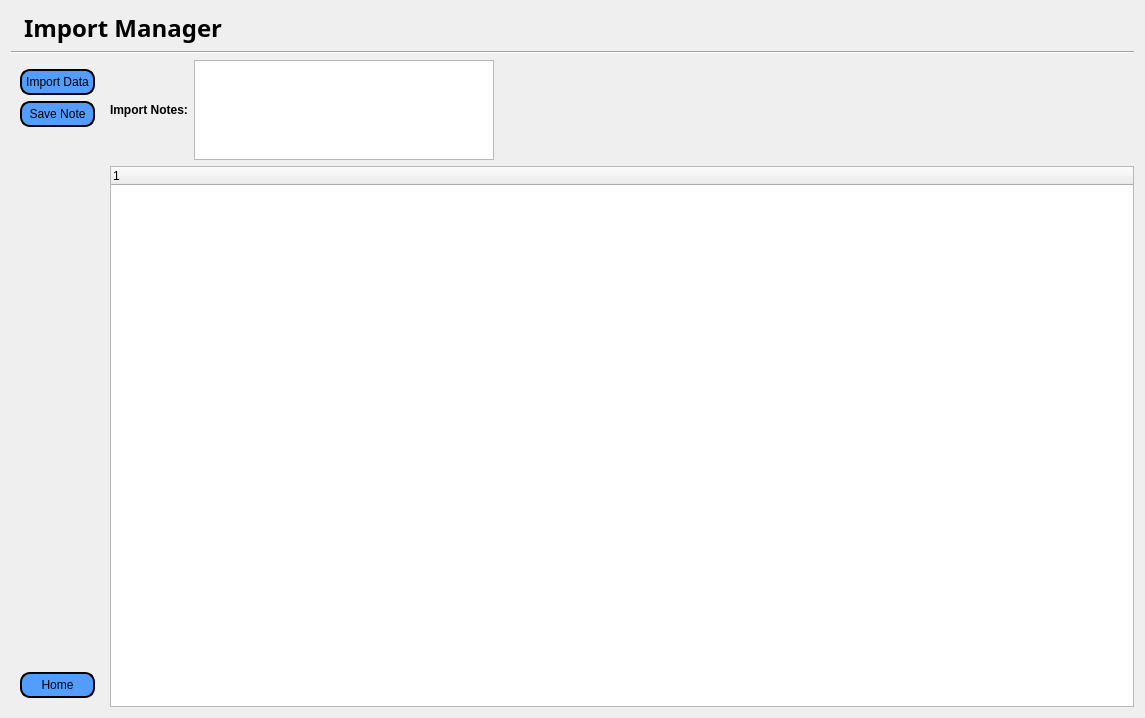
<?xml version="1.0" encoding="UTF-8"?>
<ui version="4.0">
 <class>Form</class>
 <widget class="QWidget" name="Form">
  <property name="geometry">
   <rect>
    <x>0</x>
    <y>0</y>
    <width>1145</width>
    <height>718</height>
   </rect>
  </property>
  <property name="windowTitle">
   <string>Form</string>
  </property>
  <layout class="QVBoxLayout" name="verticalLayout_2">
   <item>
    <layout class="QVBoxLayout" name="verticalLayout_3">
     <item>
      <layout class="QHBoxLayout" name="horizontalLayout">
       <item>
        <widget class="QLabel" name="label_ImportManagerImage">
         <property name="maximumSize">
          <size>
           <width>100</width>
           <height>100</height>
          </size>
         </property>
         <property name="text">
          <string/>
         </property>
         <property name="pixmap">
          <pixmap resource="../../images/icons_resource_file.qrc">:/button_icons/button_icons/Import.ico</pixmap>
         </property>
         <property name="scaledContents">
          <bool>true</bool>
         </property>
        </widget>
       </item>
       <item>
        <widget class="QLabel" name="label_ImportManager">
         <property name="font">
          <font>
           <family>Arial Black</family>
           <pointsize>18</pointsize>
           <weight>75</weight>
           <bold>true</bold>
          </font>
         </property>
         <property name="text">
          <string>Import Manager</string>
         </property>
        </widget>
       </item>
       <item>
        <spacer name="horizontalSpacer">
         <property name="orientation">
          <enum>Qt::Horizontal</enum>
         </property>
         <property name="sizeHint" stdset="0">
          <size>
           <width>40</width>
           <height>20</height>
          </size>
         </property>
        </spacer>
       </item>
      </layout>
     </item>
     <item>
      <widget class="Line" name="line">
       <property name="orientation">
        <enum>Qt::Horizontal</enum>
       </property>
      </widget>
     </item>
    </layout>
   </item>
   <item>
    <layout class="QHBoxLayout" name="horizontalLayout_3">
     <item>
      <widget class="QWidget" name="widget" native="true">
       <property name="styleSheet">
        <string notr="true">QPushButton{
	background-color:rgb(82, 157, 255);
	border-style: outset;
	border-width: 2px;
	border-radius: 10px;
	border-color: black;
	padding: 4px;
	
	font: 87 12pt &quot;Arial Black&quot;;

}</string>
       </property>
       <layout class="QVBoxLayout" name="verticalLayout">
        <item>
         <widget class="QPushButton" name="pushButton_Import">
          <property name="text">
           <string>Import Data</string>
          </property>
          <property name="icon">
           <iconset resource="../../images/icons_resource_file.qrc">
            <normaloff>:/button_icons/button_icons/Import.ico</normaloff>:/button_icons/button_icons/Import.ico</iconset>
          </property>
          <property name="iconSize">
           <size>
            <width>40</width>
            <height>40</height>
           </size>
          </property>
         </widget>
        </item>
        <item>
         <widget class="QPushButton" name="pushButton_SaveNote">
          <property name="text">
           <string>Save Note</string>
          </property>
          <property name="icon">
           <iconset resource="../../images/icons_resource_file.qrc">
            <normaloff>:/button_icons/button_icons/save.ico</normaloff>:/button_icons/button_icons/save.ico</iconset>
          </property>
          <property name="iconSize">
           <size>
            <width>40</width>
            <height>40</height>
           </size>
          </property>
         </widget>
        </item>
        <item>
         <spacer name="verticalSpacer">
          <property name="orientation">
           <enum>Qt::Vertical</enum>
          </property>
          <property name="sizeHint" stdset="0">
           <size>
            <width>20</width>
            <height>371</height>
           </size>
          </property>
         </spacer>
        </item>
        <item>
         <widget class="QPushButton" name="pushButton_Home">
          <property name="text">
           <string>Home</string>
          </property>
          <property name="icon">
           <iconset resource="../../images/icons_resource_file.qrc">
            <normaloff>:/button_icons/button_icons/Home.ico</normaloff>:/button_icons/button_icons/Home.ico</iconset>
          </property>
          <property name="iconSize">
           <size>
            <width>40</width>
            <height>40</height>
           </size>
          </property>
         </widget>
        </item>
       </layout>
      </widget>
     </item>
     <item>
      <layout class="QVBoxLayout" name="verticalLayout_4">
       <item>
        <layout class="QHBoxLayout" name="horizontalLayout_2">
         <item>
          <widget class="QLabel" name="label">
           <property name="font">
            <font>
             <family>Arial</family>
             <pointsize>9</pointsize>
             <weight>75</weight>
             <bold>true</bold>
            </font>
           </property>
           <property name="text">
            <string>Import Notes:</string>
           </property>
          </widget>
         </item>
         <item>
          <widget class="QTextEdit" name="textEdit_ImportNotes">
           <property name="maximumSize">
            <size>
             <width>300</width>
             <height>100</height>
            </size>
           </property>
          </widget>
         </item>
         <item>
          <spacer name="horizontalSpacer_2">
           <property name="orientation">
            <enum>Qt::Horizontal</enum>
           </property>
           <property name="sizeHint" stdset="0">
            <size>
             <width>40</width>
             <height>20</height>
            </size>
           </property>
          </spacer>
         </item>
        </layout>
       </item>
       <item>
        <widget class="QTreeWidget" name="treeWidget_Imports">
         <column>
          <property name="text">
           <string notr="true">1</string>
          </property>
         </column>
        </widget>
       </item>
      </layout>
     </item>
    </layout>
   </item>
  </layout>
 </widget>
 <resources>
  <include location="../../images/icons_resource_file.qrc"/>
 </resources>
 <connections/>
</ui>
